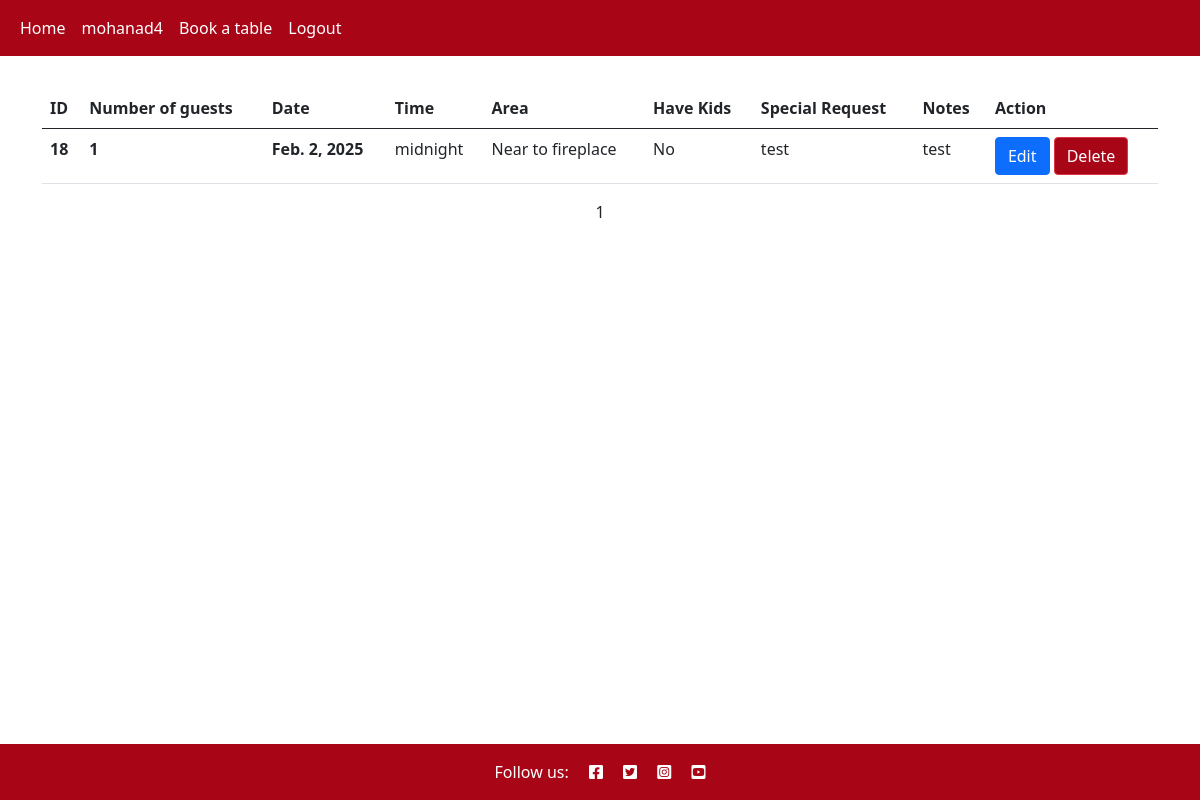
The app's page /reservations/ (signed in), older data.
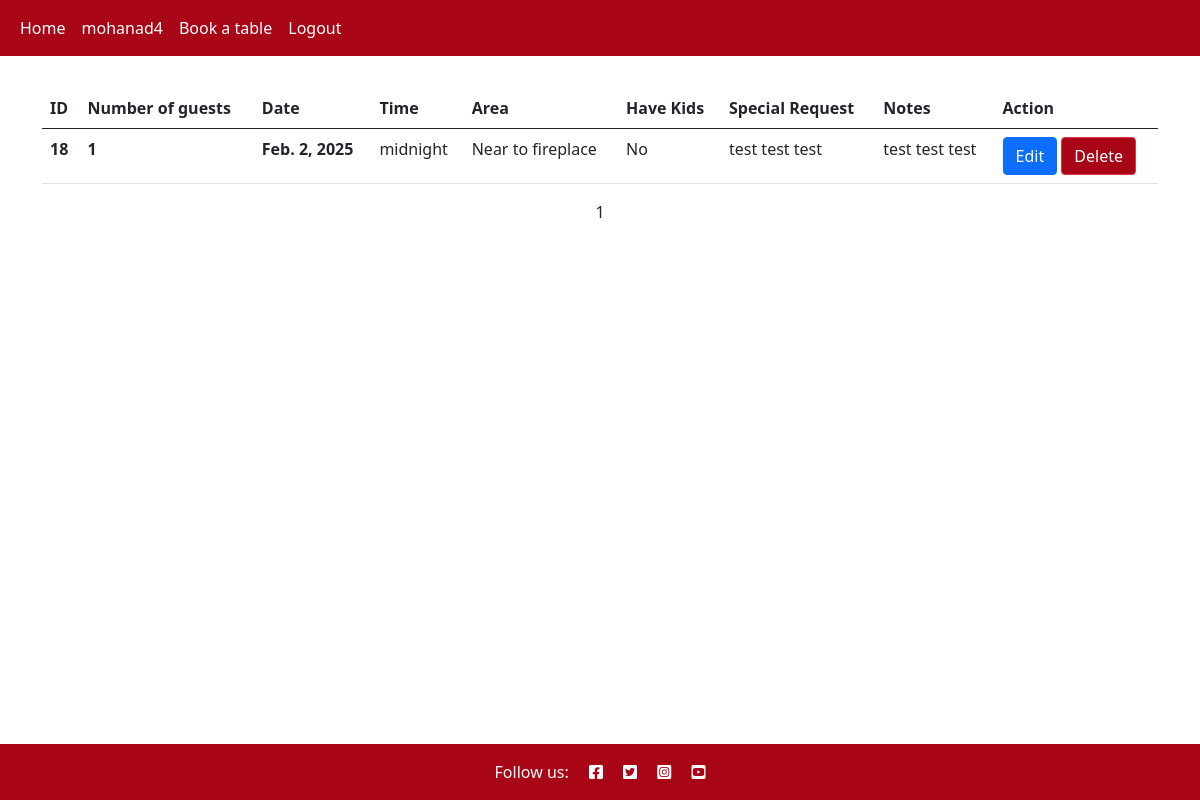
The same page, newer data.
### reservation/models.py (models this page shows)
class Reservation(models.Model):
    date = models.DateField()
    time = models.TimeField()
    area = models.IntegerField(choices=AREAS, default=0)
    how_many_people = models.IntegerField(
        default=1,
        validators=[
            MaxValueValidator(25),
            MinValueValidator(1)
        ])
    customer = models.ForeignKey(User, on_delete=models.CASCADE)
    have_kids = models.BooleanField(default=False)
    special_request = models.CharField(max_length=250, default=None, blank=True, null=True)
    note = models.TextField(default=None, blank=True, null=True)
    created_on = models.DateTimeField(auto_now_add=True)

### reservation/views.py (the view)
def reservation_list(request):
    temp_reservations = Reservation.objects.filter(
        customer=request.user).order_by("-created_on")
    p = Paginator(temp_reservations, 6)
    page_number = (
        1 if request.GET.get('page')
        is None else request.GET.get('page'))
    try:
        page_obj = p.get_page(page_number)  # returns the desired page object
    except PageNotAnInteger:
        page_obj = p.page(1)
    except EmptyPage:
        page_obj = p.page(p.num_pages)
    context = {'page_obj': page_obj, 'reservations': p.page(page_number)}
    return render(request, 'reservation/reservation_list.html', context)

### reservation/templates/reservation/reservation_list.html (shortened to what this page needs)
{% extends 'base.html' %}
{% block content %}
{% load static%}
<div class="container mt-3">
<table class="table">
    <thead>
      <tr>
        <th scope="col">ID</th>
        <th scope="col">Number of guests</th>
        <th scope="col">Date</th>
        <th scope="col">Time</th>
        <th scope="col">Area</th>
        <th scope="col">Have Kids</th>
        <th scope="col">Special Request</th>
        <th scope="col">Notes</th>
        <th scope="col">Action</th>
      </tr>
    </thead>
    <tbody>
        {% for reservation in reservations %}
      <tr>
        <th scope="row">{{reservation.id}}</th>
        <th scope="row">{{reservation.how_many_people}}</th>
        <th scope="row">{{reservation.date}}</th>
        <td>{{reservation.time}}</td>
        <td>{% if reservation.area == 0 %}Near to fireplace{% elif reservation.area == 1%}Terrace{% elif reservation.area == 2 %}Smoker{% elif reservation.area == 3%}Inside{% elif reservation.area == 4%}Second floor{%endif%}</td>
        <td>{% if reservation.have_kids %}Yes {%else%}No {%endif%}</td>
        <td>{{reservation.special_request}}</td>
        <td>{{reservation.note}}</td>
        <td>
            <a href="../reservations/edit_reservation/{{reservation.id}}" class="btn btn-primary btn-edit" data-reservation_id="{{reservation.id}}" >
               Edit
            </a>
            <button class="btn btn-danger btn-delete" data-reservation_id="{{reservation.id}}" data-bs-target="#deleteModal" data-bs-toggle="modal">
               Delete
            </button>
        </td>
      </tr>
        {% endfor%}
    </tbody>
  </table>
  <div class="d-flex justify-content-center">
    <span>{{page_obj.number}}</span>
</div>
</div>
{% endblock content%}

### templates/base.html (shortened to what this page needs)
{% load static %}
{% url 'account_login' as login_url %}
{% url 'account_signup' as signup_url %}
{% url 'account_logout' as logout_url %}
<!DOCTYPE html>
<html class="h-100" lang="en">
<head>
    <link rel="stylesheet" href="https://cdnjs.cloudflare.com/ajax/libs/font-awesome/5.15.3/css/all.min.css">
    <link href="https://cdn.jsdelivr.net/npm/bootstrap@5.0.1/dist/css/bootstrap.min.css" rel="stylesheet"
>
    <link rel="stylesheet" href="{% static 'css/style.css' %}" type="text/css">
</head>
<body class="d-flex flex-column h-100 main-bg">
    <nav class="navbar navbar-expand-lg navbar-light red-bg-nav mb-3">
        <div class="container-fluid">
            <div class="collapse navbar-collapse" id="navbarText">
                <ul class="navbar-nav me-auto mb-2 mb-lg-0">
                    <li class="nav-item">
                        <a class="nav-link text-white {% if request.path == home_url %}active{% endif %}" aria-current="page"
                            href="/">Home</a>
                    </li>
                    {% if user.is_authenticated %}
                    <li class="nav-item">
                        <a class="nav-link text-white {% if request.path == logout_url %}active{% endif %}" aria-current="page" href="{% url 'reservation_list' %}">{{user.username}}</a>
                    </li>
                    <li class="nav-item">
                        <a class="nav-link text-white {% if request.path == logout_url %}active{% endif %}" aria-current="page" href="{% url 'reservation' %}">Book a table</a>
                    </li>
                    <li class="nav-item">
                        <a class="nav-link text-white {% if request.path == logout_url %}active{% endif %}" aria-current="page" href="{% url 'account_logout' %}">Logout</a>
                    </li>
                    {% endif %}
                </ul>
            </div>
        </div>
    </nav>
    <main class="flex-shrink-0 main-bg">
        {% block content %}
        {% endblock content %}
    </main>
    <footer class="footer mt-auto py-3 dark-bg">
        <p class="m-0 text-center text-white">Follow us:
            <a href="https://www.facebook.com" target="_blank" aria-label="Facebook link"> <i class="fab fa-facebook-square ms-3 text-white"></i></a>
           <a href="https://www.twitter.com"  target="_blank" aria-label="Twitter link"> <i class="fab fa-twitter-square ms-3 text-white"></i></a>
           <a href="https://www.instagram.com"  target="_blank" aria-label="Instagram link"> <i class="fab fa-instagram-square ms-3 text-white"></i></a>
           <a href="https://www.youtube.com"  target="_blank" aria-label="Youtube link"> <i class="fab fa-youtube-square ms-3  text-white"></i></a>
        </p>
    </footer>
</body>
</html>

### static/css/style.css (style rules this page uses)
:root { --primary-color:#A80516; }
* { padding: 0; margin: 0; }
footer { background-color: var(--primary-color); }
.red-bg-nav { background-color: var(--primary-color); color: white; }
.btn-danger { background-color: var(--primary-color); }

Row changes from the older to the newer data that the page shows:
changed Reservation "midnight": special_request "test" → "test test test"; note "test" → "test test test"
